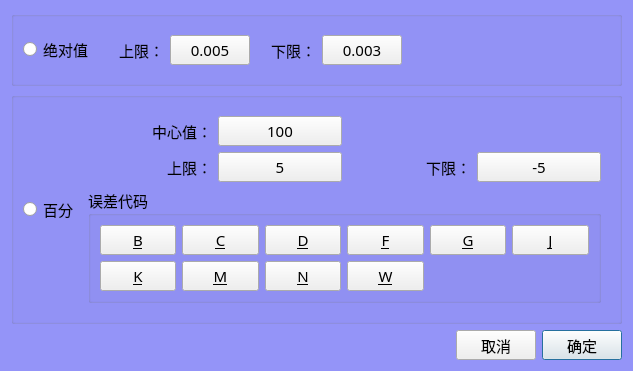
<?xml version="1.0" encoding="UTF-8"?>
<ui version="4.0">
 <class>frmSetLimit</class>
 <widget class="QDialog" name="frmSetLimit">
  <property name="geometry">
   <rect>
    <x>0</x>
    <y>0</y>
    <width>633</width>
    <height>343</height>
   </rect>
  </property>
  <property name="windowTitle">
   <string>设置上下限</string>
  </property>
  <property name="styleSheet">
   <string notr="true">QDialog
{
	
	background-color: rgb(148, 148, 248);
}</string>
  </property>
  <layout class="QVBoxLayout" name="verticalLayout_2">
   <item>
    <widget class="QGroupBox" name="groupBox_2">
     <property name="title">
      <string/>
     </property>
     <layout class="QHBoxLayout" name="horizontalLayout_6" stretch="0,10">
      <property name="spacing">
       <number>2</number>
      </property>
      <item>
       <widget class="QRadioButton" name="rbAbs">
        <property name="minimumSize">
         <size>
          <width>50</width>
          <height>0</height>
         </size>
        </property>
        <property name="font">
         <font>
          <family>楷体</family>
          <pointsize>11</pointsize>
         </font>
        </property>
        <property name="text">
         <string>绝对值</string>
        </property>
        <property name="checked">
         <bool>false</bool>
        </property>
       </widget>
      </item>
      <item>
       <widget class="QWidget" name="wdgAbs" native="true">
        <layout class="QHBoxLayout" name="horizontalLayout">
         <item>
          <widget class="QLabel" name="label">
           <property name="minimumSize">
            <size>
             <width>60</width>
             <height>0</height>
            </size>
           </property>
           <property name="font">
            <font>
             <family>楷体</family>
             <pointsize>11</pointsize>
            </font>
           </property>
           <property name="text">
            <string>上限：</string>
           </property>
           <property name="alignment">
            <set>Qt::AlignRight|Qt::AlignTrailing|Qt::AlignVCenter</set>
           </property>
          </widget>
         </item>
         <item>
          <widget class="QPushButton" name="btnAbsHi">
           <property name="minimumSize">
            <size>
             <width>0</width>
             <height>30</height>
            </size>
           </property>
           <property name="font">
            <font>
             <family>楷体</family>
             <pointsize>11</pointsize>
            </font>
           </property>
           <property name="text">
            <string>0.005</string>
           </property>
          </widget>
         </item>
         <item>
          <widget class="QLabel" name="label_2">
           <property name="minimumSize">
            <size>
             <width>60</width>
             <height>0</height>
            </size>
           </property>
           <property name="font">
            <font>
             <family>楷体</family>
             <pointsize>11</pointsize>
            </font>
           </property>
           <property name="text">
            <string>下限：</string>
           </property>
           <property name="alignment">
            <set>Qt::AlignRight|Qt::AlignTrailing|Qt::AlignVCenter</set>
           </property>
          </widget>
         </item>
         <item>
          <widget class="QPushButton" name="btnAbsLow">
           <property name="minimumSize">
            <size>
             <width>0</width>
             <height>30</height>
            </size>
           </property>
           <property name="font">
            <font>
             <family>楷体</family>
             <pointsize>11</pointsize>
            </font>
           </property>
           <property name="text">
            <string>0.003</string>
           </property>
          </widget>
         </item>
         <item>
          <spacer name="horizontalSpacer">
           <property name="orientation">
            <enum>Qt::Horizontal</enum>
           </property>
           <property name="sizeHint" stdset="0">
            <size>
             <width>40</width>
             <height>20</height>
            </size>
           </property>
          </spacer>
         </item>
        </layout>
       </widget>
      </item>
     </layout>
    </widget>
   </item>
   <item>
    <widget class="QGroupBox" name="groupBox_3">
     <property name="title">
      <string/>
     </property>
     <layout class="QHBoxLayout" name="horizontalLayout_5">
      <item>
       <widget class="QRadioButton" name="rbPer">
        <property name="minimumSize">
         <size>
          <width>50</width>
          <height>0</height>
         </size>
        </property>
        <property name="font">
         <font>
          <family>楷体</family>
          <pointsize>11</pointsize>
         </font>
        </property>
        <property name="text">
         <string>百分比</string>
        </property>
       </widget>
      </item>
      <item>
       <widget class="QWidget" name="wdgPer" native="true">
        <layout class="QVBoxLayout" name="verticalLayout">
         <item>
          <layout class="QGridLayout" name="gridLayout_2">
           <item row="0" column="0">
            <widget class="QLabel" name="label_5">
             <property name="minimumSize">
              <size>
               <width>60</width>
               <height>0</height>
              </size>
             </property>
             <property name="font">
              <font>
               <family>楷体</family>
               <pointsize>11</pointsize>
              </font>
             </property>
             <property name="text">
              <string>中心值：</string>
             </property>
             <property name="alignment">
              <set>Qt::AlignRight|Qt::AlignTrailing|Qt::AlignVCenter</set>
             </property>
            </widget>
           </item>
           <item row="0" column="1">
            <widget class="QPushButton" name="btnPerNorminal">
             <property name="minimumSize">
              <size>
               <width>0</width>
               <height>30</height>
              </size>
             </property>
             <property name="font">
              <font>
               <family>楷体</family>
               <pointsize>11</pointsize>
              </font>
             </property>
             <property name="text">
              <string>100</string>
             </property>
            </widget>
           </item>
           <item row="0" column="2" colspan="2">
            <widget class="QLabel" name="btnCode">
             <property name="font">
              <font>
               <family>楷体</family>
               <pointsize>11</pointsize>
              </font>
             </property>
             <property name="text">
              <string/>
             </property>
            </widget>
           </item>
           <item row="1" column="0">
            <widget class="QLabel" name="label_3">
             <property name="minimumSize">
              <size>
               <width>60</width>
               <height>0</height>
              </size>
             </property>
             <property name="font">
              <font>
               <family>楷体</family>
               <pointsize>11</pointsize>
              </font>
             </property>
             <property name="text">
              <string>上限：</string>
             </property>
             <property name="alignment">
              <set>Qt::AlignRight|Qt::AlignTrailing|Qt::AlignVCenter</set>
             </property>
            </widget>
           </item>
           <item row="1" column="1">
            <widget class="QPushButton" name="btnPerHi">
             <property name="minimumSize">
              <size>
               <width>0</width>
               <height>30</height>
              </size>
             </property>
             <property name="font">
              <font>
               <family>楷体</family>
               <pointsize>11</pointsize>
              </font>
             </property>
             <property name="text">
              <string>5</string>
             </property>
            </widget>
           </item>
           <item row="1" column="2">
            <widget class="QLabel" name="label_4">
             <property name="minimumSize">
              <size>
               <width>60</width>
               <height>0</height>
              </size>
             </property>
             <property name="font">
              <font>
               <family>楷体</family>
               <pointsize>11</pointsize>
              </font>
             </property>
             <property name="text">
              <string>下限：</string>
             </property>
             <property name="alignment">
              <set>Qt::AlignRight|Qt::AlignTrailing|Qt::AlignVCenter</set>
             </property>
            </widget>
           </item>
           <item row="1" column="3">
            <widget class="QPushButton" name="btnPerLo">
             <property name="minimumSize">
              <size>
               <width>0</width>
               <height>30</height>
              </size>
             </property>
             <property name="font">
              <font>
               <family>楷体</family>
               <pointsize>11</pointsize>
              </font>
             </property>
             <property name="text">
              <string>-5</string>
             </property>
            </widget>
           </item>
          </layout>
         </item>
         <item>
          <widget class="QGroupBox" name="groupBox">
           <property name="font">
            <font>
             <family>楷体</family>
             <pointsize>11</pointsize>
            </font>
           </property>
           <property name="title">
            <string>误差代码</string>
           </property>
           <layout class="QGridLayout" name="gridLayout">
            <item row="0" column="0">
             <widget class="QPushButton" name="btnB">
              <property name="minimumSize">
               <size>
                <width>41</width>
                <height>30</height>
               </size>
              </property>
              <property name="maximumSize">
               <size>
                <width>1111</width>
                <height>1111</height>
               </size>
              </property>
              <property name="font">
               <font>
                <family>楷体</family>
                <pointsize>11</pointsize>
               </font>
              </property>
              <property name="toolTip">
               <string>±0.1%</string>
              </property>
              <property name="text">
               <string>&amp;B</string>
              </property>
             </widget>
            </item>
            <item row="0" column="1">
             <widget class="QPushButton" name="btnC">
              <property name="minimumSize">
               <size>
                <width>41</width>
                <height>30</height>
               </size>
              </property>
              <property name="maximumSize">
               <size>
                <width>1111</width>
                <height>1111</height>
               </size>
              </property>
              <property name="font">
               <font>
                <family>楷体</family>
                <pointsize>11</pointsize>
               </font>
              </property>
              <property name="toolTip">
               <string>±0.25%</string>
              </property>
              <property name="text">
               <string>&amp;C</string>
              </property>
             </widget>
            </item>
            <item row="0" column="2">
             <widget class="QPushButton" name="btnD">
              <property name="minimumSize">
               <size>
                <width>41</width>
                <height>30</height>
               </size>
              </property>
              <property name="maximumSize">
               <size>
                <width>1111</width>
                <height>1111</height>
               </size>
              </property>
              <property name="font">
               <font>
                <family>楷体</family>
                <pointsize>11</pointsize>
               </font>
              </property>
              <property name="toolTip">
               <string>±0.5%</string>
              </property>
              <property name="text">
               <string>&amp;D</string>
              </property>
             </widget>
            </item>
            <item row="0" column="3">
             <widget class="QPushButton" name="btnF">
              <property name="minimumSize">
               <size>
                <width>41</width>
                <height>30</height>
               </size>
              </property>
              <property name="maximumSize">
               <size>
                <width>1111</width>
                <height>1111</height>
               </size>
              </property>
              <property name="font">
               <font>
                <family>楷体</family>
                <pointsize>11</pointsize>
               </font>
              </property>
              <property name="toolTip">
               <string>±1%</string>
              </property>
              <property name="text">
               <string>&amp;F</string>
              </property>
             </widget>
            </item>
            <item row="0" column="4">
             <widget class="QPushButton" name="btnG">
              <property name="minimumSize">
               <size>
                <width>41</width>
                <height>30</height>
               </size>
              </property>
              <property name="maximumSize">
               <size>
                <width>1111</width>
                <height>1111</height>
               </size>
              </property>
              <property name="font">
               <font>
                <family>楷体</family>
                <pointsize>11</pointsize>
               </font>
              </property>
              <property name="toolTip">
               <string>±2%</string>
              </property>
              <property name="text">
               <string>&amp;G</string>
              </property>
             </widget>
            </item>
            <item row="0" column="5">
             <widget class="QPushButton" name="btnJ">
              <property name="minimumSize">
               <size>
                <width>41</width>
                <height>30</height>
               </size>
              </property>
              <property name="maximumSize">
               <size>
                <width>1111</width>
                <height>1111</height>
               </size>
              </property>
              <property name="font">
               <font>
                <family>楷体</family>
                <pointsize>11</pointsize>
               </font>
              </property>
              <property name="toolTip">
               <string>±5%</string>
              </property>
              <property name="text">
               <string>&amp;J</string>
              </property>
             </widget>
            </item>
            <item row="1" column="0">
             <widget class="QPushButton" name="btnK">
              <property name="minimumSize">
               <size>
                <width>41</width>
                <height>30</height>
               </size>
              </property>
              <property name="maximumSize">
               <size>
                <width>1111</width>
                <height>1111</height>
               </size>
              </property>
              <property name="font">
               <font>
                <family>楷体</family>
                <pointsize>11</pointsize>
               </font>
              </property>
              <property name="toolTip">
               <string>±10%</string>
              </property>
              <property name="text">
               <string>&amp;K</string>
              </property>
             </widget>
            </item>
            <item row="1" column="1">
             <widget class="QPushButton" name="btnM">
              <property name="minimumSize">
               <size>
                <width>41</width>
                <height>30</height>
               </size>
              </property>
              <property name="maximumSize">
               <size>
                <width>1111</width>
                <height>1111</height>
               </size>
              </property>
              <property name="font">
               <font>
                <family>楷体</family>
                <pointsize>11</pointsize>
               </font>
              </property>
              <property name="toolTip">
               <string>±20%</string>
              </property>
              <property name="text">
               <string>&amp;M</string>
              </property>
             </widget>
            </item>
            <item row="1" column="2">
             <widget class="QPushButton" name="btnN">
              <property name="minimumSize">
               <size>
                <width>41</width>
                <height>30</height>
               </size>
              </property>
              <property name="maximumSize">
               <size>
                <width>1111</width>
                <height>1111</height>
               </size>
              </property>
              <property name="font">
               <font>
                <family>楷体</family>
                <pointsize>11</pointsize>
               </font>
              </property>
              <property name="toolTip">
               <string>±30%</string>
              </property>
              <property name="text">
               <string>&amp;N</string>
              </property>
             </widget>
            </item>
            <item row="1" column="3">
             <widget class="QPushButton" name="btnW">
              <property name="minimumSize">
               <size>
                <width>41</width>
                <height>30</height>
               </size>
              </property>
              <property name="maximumSize">
               <size>
                <width>1111</width>
                <height>1111</height>
               </size>
              </property>
              <property name="font">
               <font>
                <family>楷体</family>
                <pointsize>11</pointsize>
               </font>
              </property>
              <property name="toolTip">
               <string>±0.05%</string>
              </property>
              <property name="text">
               <string>&amp;W</string>
              </property>
             </widget>
            </item>
           </layout>
          </widget>
         </item>
        </layout>
       </widget>
      </item>
     </layout>
    </widget>
   </item>
   <item>
    <layout class="QHBoxLayout" name="horizontalLayout_8">
     <item>
      <spacer name="horizontalSpacer_2">
       <property name="orientation">
        <enum>Qt::Horizontal</enum>
       </property>
       <property name="sizeHint" stdset="0">
        <size>
         <width>40</width>
         <height>20</height>
        </size>
       </property>
      </spacer>
     </item>
     <item>
      <widget class="QPushButton" name="btnCancel">
       <property name="minimumSize">
        <size>
         <width>0</width>
         <height>30</height>
        </size>
       </property>
       <property name="font">
        <font>
         <family>楷体</family>
         <pointsize>11</pointsize>
        </font>
       </property>
       <property name="text">
        <string>取消</string>
       </property>
      </widget>
     </item>
     <item>
      <widget class="QPushButton" name="btnOk">
       <property name="minimumSize">
        <size>
         <width>0</width>
         <height>30</height>
        </size>
       </property>
       <property name="font">
        <font>
         <family>楷体</family>
         <pointsize>11</pointsize>
        </font>
       </property>
       <property name="text">
        <string>确定</string>
       </property>
       <property name="default">
        <bool>true</bool>
       </property>
      </widget>
     </item>
    </layout>
   </item>
  </layout>
 </widget>
 <resources/>
 <connections/>
</ui>
